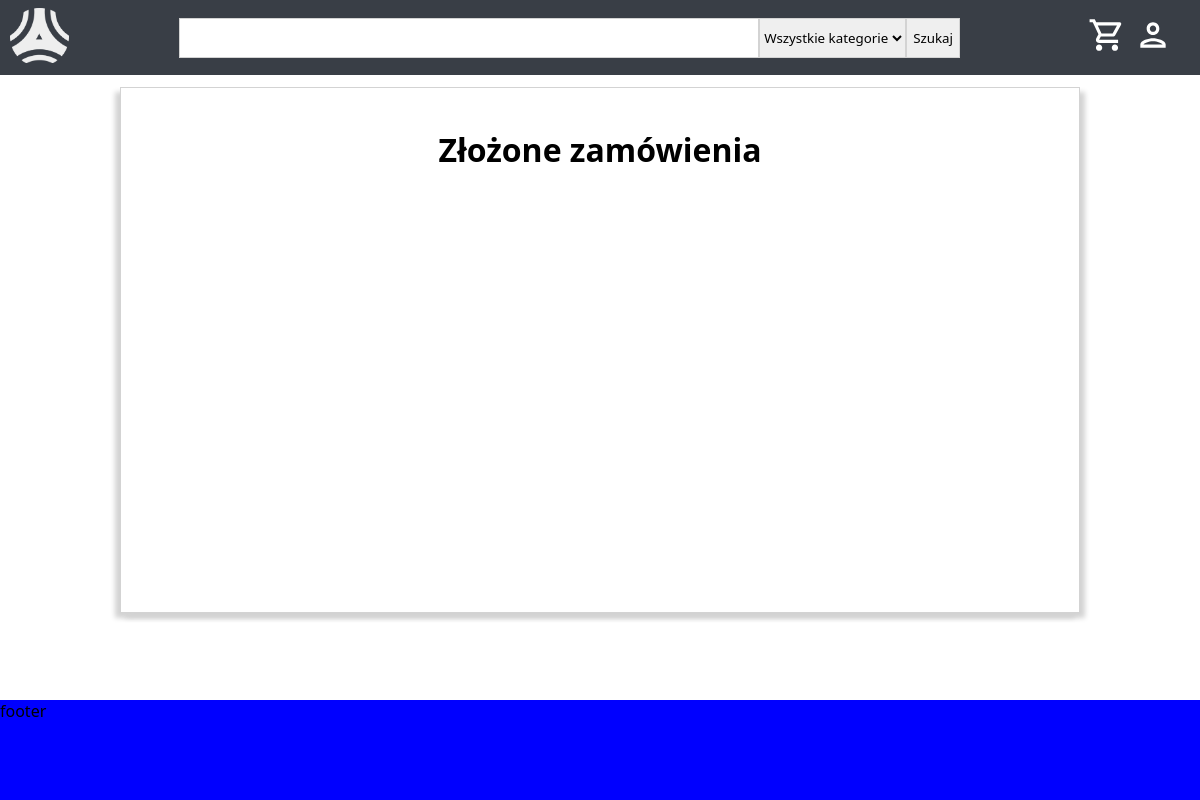
Page /orders (signed in) on the earlier database version.
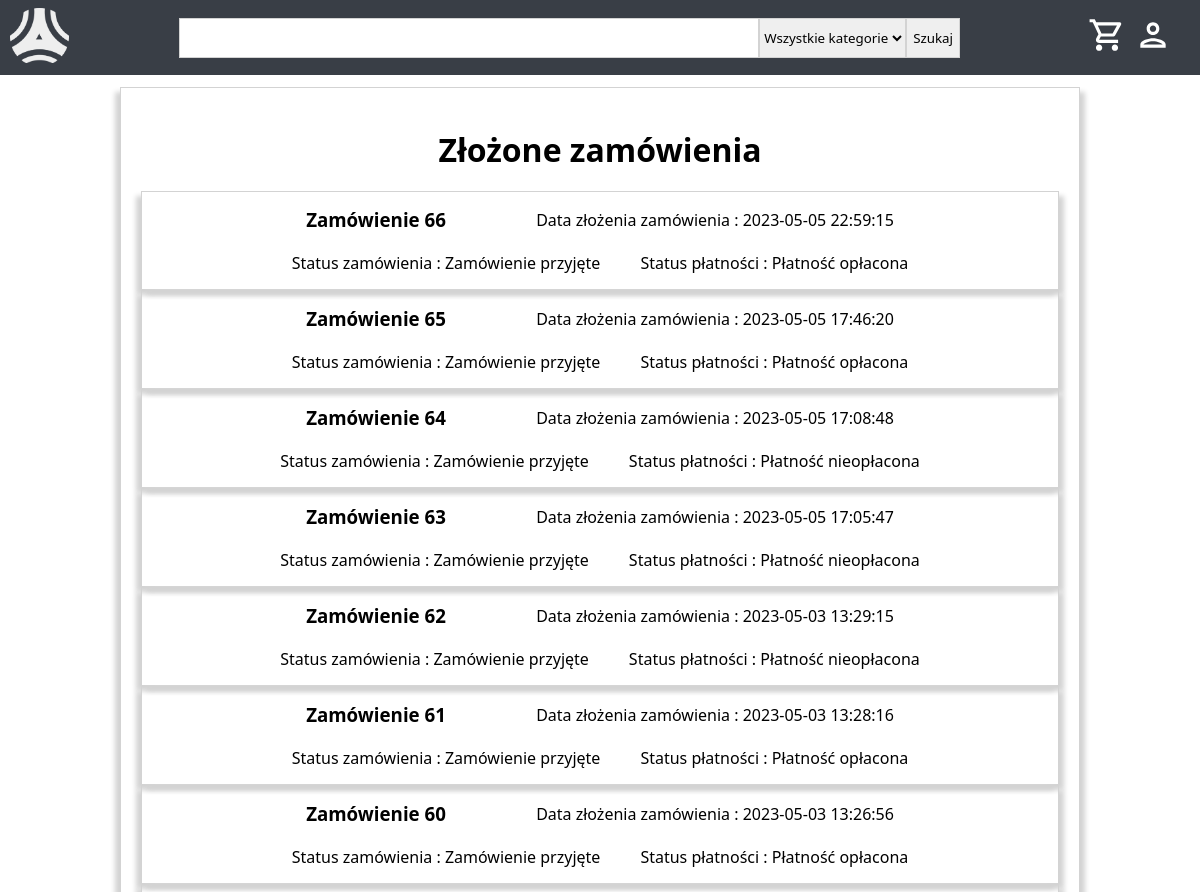
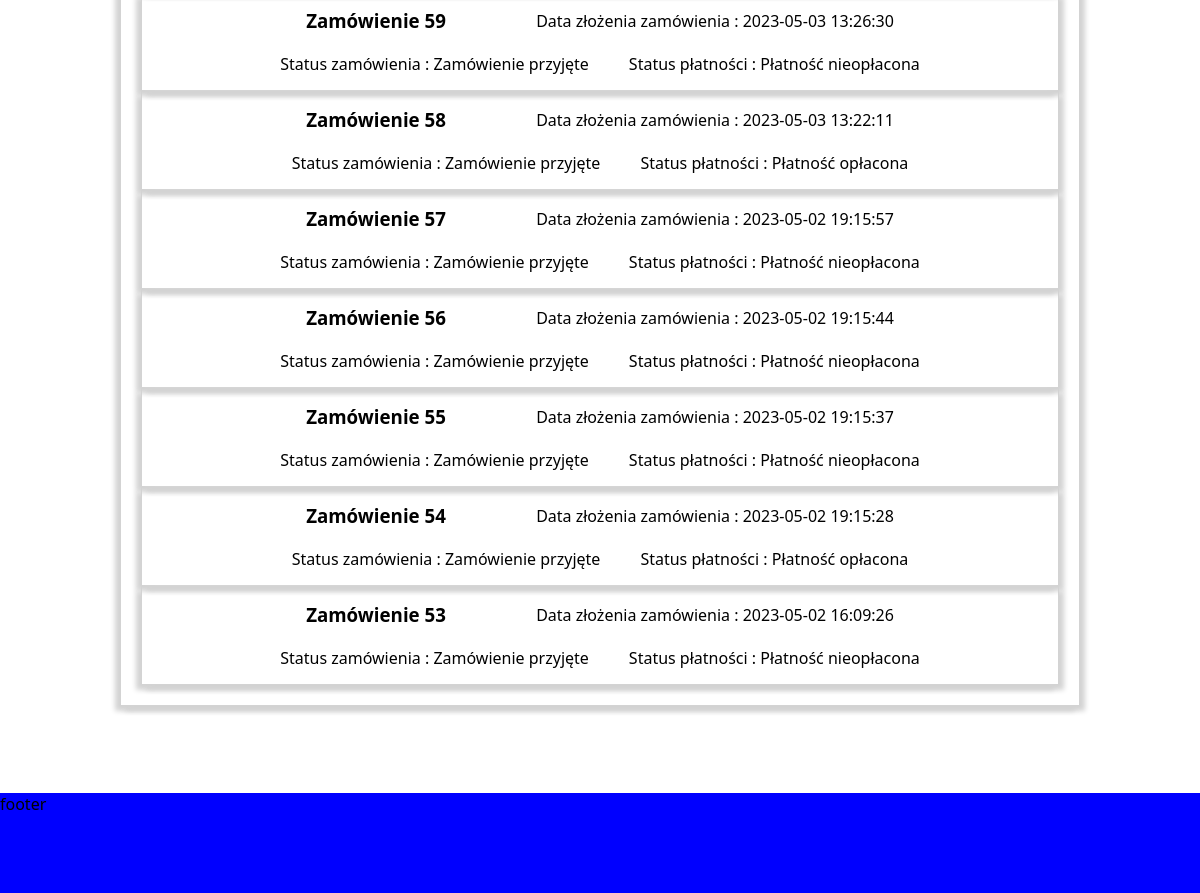
Same page on the later database version (2 pictures, top to bottom).
### tables this page shows
CREATE TABLE `orders` (
  `id` bigint(20) NOT NULL,
  `user_id` bigint(20) NOT NULL,
  `is_company` tinyint(1) NOT NULL,
  `first_name` varchar(255) DEFAULT NULL,
  `last_name` varchar(255) DEFAULT NULL,
  `street` varchar(255) NOT NULL,
  `street_number` smallint(6) NOT NULL,
  `postal_code` varchar(50) NOT NULL,
  `postal_city` varchar(255) NOT NULL,
  `country` varchar(2) NOT NULL,
  `nip` varchar(50) DEFAULT NULL,
  `company_name` varchar(255) DEFAULT NULL,
  `delivery_id` bigint(20) NOT NULL,
  `delivery_tracking` varchar(1000) NOT NULL,
  `payment_method_id` bigint(20) NOT NULL,
  `payment_status` tinyint(3) UNSIGNED NOT NULL,
  `order_status` tinyint(3) UNSIGNED NOT NULL,
  `created_date` datetime NOT NULL,
  `user_id_created` bigint(20) NOT NULL,
  `last_modified_date` datetime NOT NULL,
  `user_id_last_modified` bigint(20) NOT NULL,
  `status` tinyint(3) UNSIGNED NOT NULL
);

### MVC/models/databaseModels/OrderModel.php (called while the page is built, shortened)
<?php
class OrderModel{
    public function getOrders($userId){
        $dbh = include("MVC/models/databaseModels/Database.php");
        $query = "SELECT id, created_date, order_status, payment_status FROM orders WHERE user_id = ? AND status = ? ORDER BY created_date DESC";
        $stmt = $dbh->prepare($query);
        $stmt->execute([$userId, StatusEnum::ACTIVE]);;
        $result = $stmt->fetchAll();
        return $result;
    }
}

### MVC/models/databaseModels/CategoryModel.php (called while the page is built, shortened)
<?php
class CategoryModel{
    public function getCategories(){
        $dbh = include("MVC/models/databaseModels/Database.php");
        $query = "SELECT id, name FROM categories WHERE STATUS = ?";
        $stmt = $dbh->prepare($query);
        $stmt->execute([StatusEnum::ACTIVE]);
        $result = $stmt->fetchAll();
        return $result;
    }
}

### MVC/controllers/Controller.php (called while the page is built, shortened)
<?php
class Controller{
    public function loadView($name, $data, $return){
        include($name.".php");
        if($return===true){
           return ob_get_clean();
        }
    }
}

### MVC/models/enumerated/OrderStatusEnum.php (called while the page is built, shortened)
<?php
class OrderStatusEnum {
    public static function getConstants(){
        return [
            self::ACCEPTED => "Zamówienie przyjęte",
            self::SENT => "Zamówienie wysłane",
            self::DELIVERED => "Zamówienie dostarczone",
            self::CANCELLED => "Zamówienie anulowane",
        ];
    }
}

### MVC/models/enumerated/PaymentStatusEnum.php (called while the page is built, shortened)
<?php
class PaymentStatusEnum {
    public static function getConstants(){
        return [
            self::UNPAID => "Płatność nieopłacona",
            self::PAID => "Płatność opłacona"
        ];
    }
}

### MVC/views/order/OrderList.php (the view, shortened to what this page needs)
<!DOCTYPE html>
<html lang="en">
<head>
    <?php echo $data['styles']; ?>
    <link rel="stylesheet" href="/dRaczekProjekt/css/orderList.css">
</head>
<body>
    <?php echo $data['header']; ?>
    <main>
        <h1>Złożone zamówienia</h1>
        <div class="items">
            <?php foreach($data['orders'] as $order): ?>
                <a class="item" href="/dRaczekProjekt/order/<?php echo $order['id']; ?>">
                    <h3>Zamówienie <span><?php echo $order['id']; ?></span></h3>
                    <span>Data złożenia zamówienia : <span><?php echo $order['created_date']; ?></span></span>
                    <span>Status zamówienia : <span><?php echo OrderStatusEnum::GetConstants()[$order['order_status']]; ?></span></span>
                    <span>Status płatności : <span><?php echo PaymentStatusEnum::GetConstants()[$order['payment_status']]; ?></span></span>
                </a>
            <?php endforeach; ?>
        </div>
    </main>
    <?php echo $data['footer']; ?>
</body>
</html>

### index.php (shortened to what this page needs)
<?php
    require_once("router/routes.php");
    require_once("router/Router.php");
    include_once("MVC/models/enumerated/OrderStatusEnum.php");
    include_once("MVC/models/enumerated/PaymentStatusEnum.php");
    $router = new Router();
    $requestUri = $_SERVER['REQUEST_URI'];
    if (!$router->routeRequest($requestUri, $routes)) {
        echo "Nie znaleziono strony!";
    }
?>

### MVC/views/common/header.php (shortened to what this page needs)
<header>
    <a href="/dRaczekProjekt/home" id="logo-wrapper">
        <img src="/dRaczekProjekt/img/logo/logo_transparent_img_only.png" id="logo">
    </a>
    <div id="searchbar-wrapper">
        <form action="/dRaczekProjekt/products" method="get">
            <input type="text" name="text" <?php if(isset($_GET['text'])) echo "value=\"".$_GET['text']."\""; ?>>
            <select name="categoryId">
                <option value="999">Wszystkie kategorie</option>
            </select>
            <input type="submit" value="Szukaj">
        </form>
    </div>
    <div id="header-items-wrapper">
        <a class="item" href="/dRaczekProjekt/cart">
            <img src="/dRaczekProjekt/img/cart-icon.svg">
        </a>
        <div class="item">
            <img src="/dRaczekProjekt/img/account-icon.svg">
        </div>
    </div>
</header>

### MVC/views/common/footer.php
<footer>footer</footer>

### router/Router.php (shortened to what this page needs)
<?php
class Router {
    function routeRequest($requestUri, $routes) {
        $requestUri=urldecode($requestUri);
        foreach ($routes as $route => $params) {
            $pattern = str_replace(':id', '(\d+)', $route);
            $pattern = str_replace(":token", '([A-Za-z\d]+)', $pattern);
            $pattern = str_replace(":pageableProductsUser", '(\?page=(\d)+&size=(\d)+((&text=([\p{L}\p{N}\s]*))*)((&categoryId=(\d)+)*)((&gender=(\d)+)*)((&price_from=(\d)+)*)((&price_to=(\d)+)*)((&productSize=(\d)+)*)((&colour=(\d)+)*)((&orderBy=([\p{L}\p{N}_])+)*)((&order=([\p{L}])+)*))', $pattern);
            $pattern = str_replace(":pageableCategories", '\?((page=(\d)+)(&size=(\d)+)((&name=([A-Za-z\d])+)*)((&status=(\d)+)*)((&createdDate=([\d-])+)*)((&id=(\d)+)*)((&orderBy=([A-Za-z_])+)*)((&order=([A-Za-z])+)*))', $pattern);
            $pattern = str_replace(":pageableProducts", '\?((page=(\d)+)(&size=(\d)+)((&name=([A-Za-z\d])+)*)((&categoryId=(\d)+)*)((&description=([a-zA-Z0-9.,:;"\'() \n-])+)*)((&priceFrom=(\d+(?:\.\d+)?))*)((&priceTo=(\d+(?:\.\d+)?))*)((&quantityFrom=(\d)+)*)((&quantityTo=(\d)+)*)((&productSize=(\d)+)*)((&colour=(\d)+)*)((&gender=(\d)+)*)((&viewCountFrom=(\d)+)*)((&viewCountTo=(\d)+)*)((&status=(\d)+)*)((&createdDate=([\d-])+)*)((&id=(\d)+)*)((&orderBy=([A-Za-z_])+)*)((&order=([A-Za-z])+)*))', $pattern);
            $pattern = str_replace(":pageableOrders", '\?((page=(\d)+)(&size=(\d)+)((&first_name=([A-Za-z\d])+)*)((&last_name=([A-Za-z\d])+)*)((&street=([A-Za-z\d])+)*)((&postal_code=([-\d])+)*)((&postal_city=([A-Za-z\d])+)*)((&country=([A-Za-z\d])+)*)((&nip=([\d])+)*)((&company_name=([A-Za-z\d])+)*)((&delivery_id=(\d)+)*)((&payment_method_id=(\d)+)*)((&payment_status=(\d)+)*)((&order_status=(\d)+)*)((&status=(\d)+)*)((&createdDate=([\d-])+)*)((&id=(\d)+)*)((&orderBy=([A-Za-z_])+)*)((&order=([A-Za-z])+)*))', $pattern);
            if (preg_match('#^'.$pattern.'$#u', $requestUri, $matches)) {
                $controllerUri="";
                if(isset($params['path']))$controllerUri = $params['path'];
                else $controllerUri = "MVC/controllers/";
                $controllerUri.=$params['controller'];
                $controller = new $params['controller']();
                $action = $params['action'];
                $params = array_slice($matches, 1);
                call_user_func_array(array($controller, $action), $params);
                return true;
            }
        }
        return false;
    }
  }

### MVC/controllers/order/OrdersListController.php (shortened to what this page needs)
<?php
include_once("MVC/models/databaseModels/CategoryModel.php");
include_once("MVC/models/databaseModels/OrderModel.php");
class OrdersListController extends OrderController{
    public function display(){
        $orderModel = new OrderModel();
        $orders = $orderModel->getOrders($_SESSION['user_id']);
        $data = array();
        $categoryModel = new CategoryModel();
        $headerData = array(
            "categories"=>$categoryModel->getCategories()
        );
        $data['orders'] = $orders;
        $data['categories'] = $headerData['categories'];
        $data['header']=$this->loadView("MVC/views/common/header", $headerData, true);
        $data['footer']=$this->loadView("MVC/views/common/footer", null, true);
        $data['styles']='<link rel="stylesheet" href="/dRaczekProjekt/css/header.css">
        <link rel="stylesheet" href="/dRaczekProjekt/css/footer.css">
        <link rel="stylesheet" href="/dRaczekProjekt/css/basicLayout.css">';
        $this->loadView("MVC/views/order/OrderList", $data, false);
    }
}

### css/header.css (style rules this page uses)
:root { --header-height:75px; --header-color:#393e46; --header-details-color:#5c6470; }
header { background-color: var(--header-color); height: var(--header-height); position:fixed; width: 100%; display: flex; flex-direction: row; align-items: center; font-family: 'Segoe UI', Tahoma, Geneva, Verdana, sans-serif; z-index: 999; max-width: 100vw; }
header #logo { position: relative; height:var(--header-height); width: auto; padding: 10px; max-height: 75px; }
header #searchbar-wrapper { flex:1; margin:0px 100px; }
header #searchbar-wrapper form { padding: 0; margin: 0; display: flex; flex: 1; }
header #searchbar-wrapper form input[type=text] { flex: 1; }
header #searchbar-wrapper form input, header #searchbar-wrapper form select { border: 1px solid lightgray; border-radius: 0px; height: 40px; }
header #header-items-wrapper { display: flex; min-width: 100px; justify-content: space-evenly; margin: 0px 20px; }
header #header-items-wrapper .item img { height: calc(0.5 * var(--header-height)); max-height: 40px; width: auto; }

### css/footer.css (style rules this page uses)
footer { background-color: blue; height: 100px; }

### css/basicLayout.css (style rules this page uses)
* { margin: 0; box-sizing: border-box; font-family: 'Segoe UI', Tahoma, Geneva, Verdana, sans-serif; }
body { min-height: 100vh; display: flex; flex-direction: column; max-width: 200px; min-width: 100%; }
main { flex:1; margin-top:var(--header-height); }

### css/orderList.css (style rules this page uses)
main .items .item { padding: 10px; display: flex; align-items: center; gap: 10px; border: 1px solid lightgray; box-shadow: lightgray 5px 5px 5px, lightgray -5px 5px 5px; flex-wrap: wrap; justify-content: center; text-decoration: none; justify-content: center; align-items: center; color: black; }
main .items .item > * { padding: 5px; margin: 0px 10px; min-width: 200px; }
main { padding: 20px; margin: calc(var(--header-height) + 1%) 10%; border: 1px solid lightgray; box-shadow: lightgray 5px 5px 5px, lightgray -5px 5px 5px; }
main h1 { margin: 20px; text-align: center; }

Differences in the rows shown:
added orders: id "66", created_date "2023-05-05 22:59:15", order_status "Zamówienie przyjęte", payment_status "Płatność opłacona"
added orders: id "65", created_date "2023-05-05 17:46:20", order_status "Zamówienie przyjęte", payment_status "Płatność opłacona"
added orders: id "64", created_date "2023-05-05 17:08:48", order_status "Zamówienie przyjęte", payment_status "Płatność nieopłacona"
added orders: id "63", created_date "2023-05-05 17:05:47", order_status "Zamówienie przyjęte", payment_status "Płatność nieopłacona"
added orders: id "62", created_date "2023-05-03 13:29:15", order_status "Zamówienie przyjęte", payment_status "Płatność nieopłacona"
added orders: id "61", created_date "2023-05-03 13:28:16", order_status "Zamówienie przyjęte", payment_status "Płatność opłacona"
added orders: id "60", created_date "2023-05-03 13:26:56", order_status "Zamówienie przyjęte", payment_status "Płatność opłacona"
added orders: id "59", created_date "2023-05-03 13:26:30", order_status "Zamówienie przyjęte", payment_status "Płatność nieopłacona"
added orders: id "58", created_date "2023-05-03 13:22:11", order_status "Zamówienie przyjęte", payment_status "Płatność opłacona"
added orders: id "57", created_date "2023-05-02 19:15:57", order_status "Zamówienie przyjęte", payment_status "Płatność nieopłacona"
added orders: id "56", created_date "2023-05-02 19:15:44", order_status "Zamówienie przyjęte", payment_status "Płatność nieopłacona"
added orders: id "55", created_date "2023-05-02 19:15:37", order_status "Zamówienie przyjęte", payment_status "Płatność nieopłacona"
added orders: id "54", created_date "2023-05-02 19:15:28", order_status "Zamówienie przyjęte", payment_status "Płatność opłacona"
added orders: id "53", created_date "2023-05-02 16:09:26", order_status "Zamówienie przyjęte", payment_status "Płatność nieopłacona"
